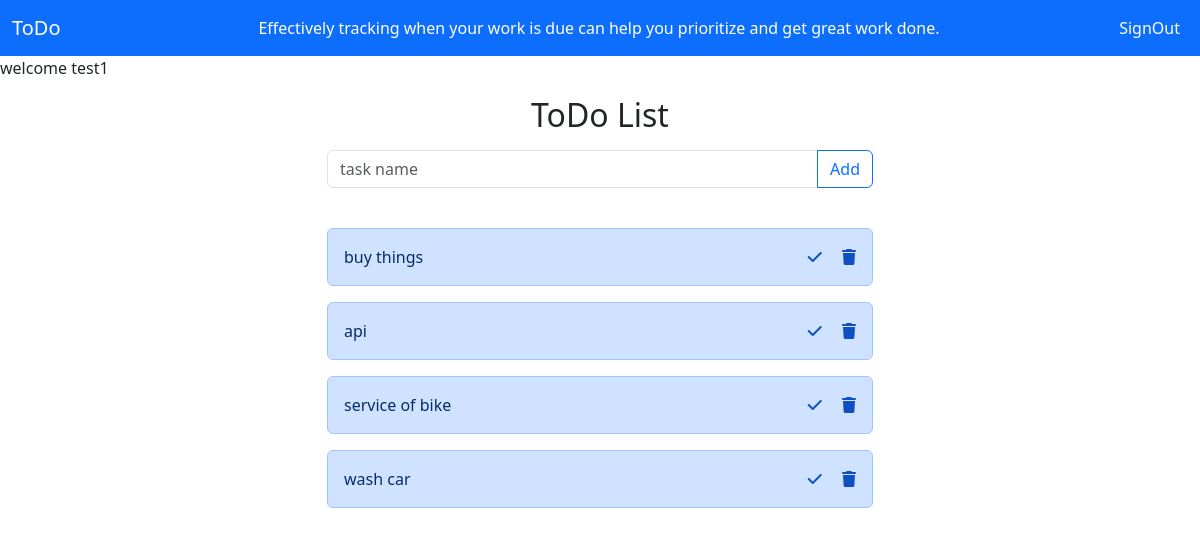
The app's page /index/ (signed in), older data.
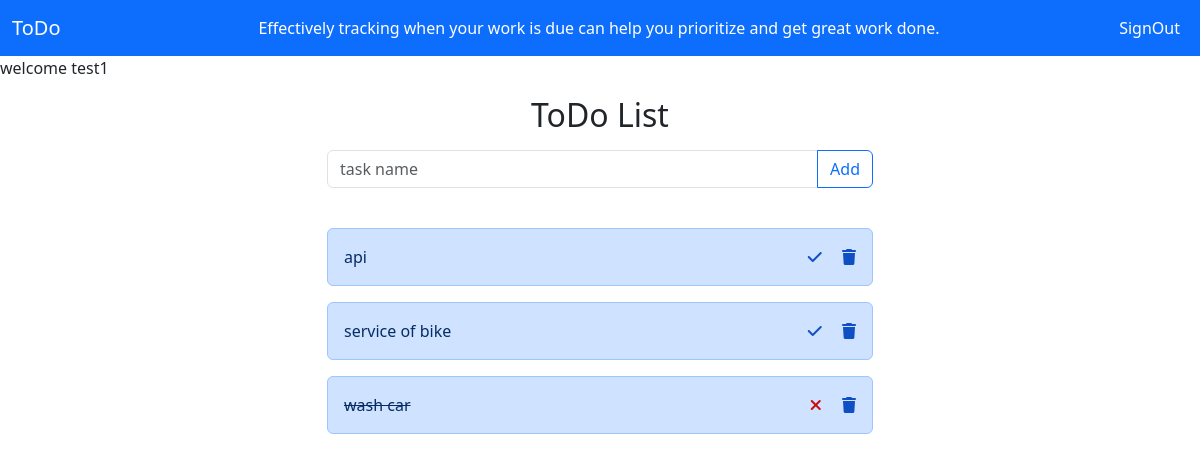
The same page, newer data.
### reminder/models.py (models this page shows, shortened)
class Todos(models.Model):
    name=models.CharField(max_length=200)
    date=models.DateTimeField(auto_now_add=True)
    user=models.ForeignKey(User,on_delete=models.CASCADE)
    status=models.BooleanField(default=False)

### reminder/views.py (the view, shortened to what this page needs)
# urls.py: path("index/",views.IndexView.as_view(),name="index"),
@method_decorator(signin_required,name="dispatch")
class IndexView(View):
    def get(self,request,*args,**kwargs):
        form=TodoForm()
        qs=Todos.objects.filter(user=request.user).order_by("status")
        return render(request,"index.html",{"form":form,"data":qs})

### reminder/forms.py
class TodoForm(forms.ModelForm):
    class Meta:
        model=Todos
        fields=["name"]

### reminder/views.py (called while the page is built)
def signin_required(fn):
    def wrapper(request,*args,**kwargs):
        if not request.user.is_authenticated:
            messages.error(request,"please signin to continue session")
            return redirect("signin")
        else:
            return fn(request,*args,**kwargs)
    return wrapper

### reminder/templates/index.html (shortened to what this page needs)
<!DOCTYPE html>
{%load static%}
<html lang="en">
<head>
    <link href="https://cdn.jsdelivr.net/npm/bootstrap@5.3.2/dist/css/bootstrap.min.css" rel="stylesheet">
    <link rel="stylesheet" href="https://cdnjs.cloudflare.com/ajax/libs/font-awesome/6.4.2/css/all.min.css" />
    <link rel="stylesheet" href="{%static 'css/style.css'%}">
</head>
<body class="bsimg">
    <nav class="navbar navbar-expand-lg bg-primary">
        <div class="container-fluid">
          <a class="navbar-brand text-white" href="#">ToDo</a>
          <div class="collapse navbar-collapse" id="navbarSupportedContent">
            <ul class="navbar-nav me-auto ms-auto mb-2 mb-lg-0">
              <li class="nav-item ms-5">
                <span class="text-white ms-5">Effectively tracking when your work is due can help you prioritize and get great work done.</span>
              </li>
            </ul>
            <ul class="navbar-nav ms-auto mb-2 mb-lg-0">
              <li class="nav-item">
                <a class="nav-link active text-white" href="{%url 'signout'%}">SignOut</a>
              </li>
            </ul>
          </div>
        </div>
      </nav>
      welcome {{request.user}}
    <div class="container">
        <div class="row">
            <div class="col-3"></div>
            <div class="col-6">
                <h2 class="text-center mt-3 mb-3">ToDo List</h2>
                <div class="mb-3">
                  <form action="" method="post">
                      <div class="input-group mb-3">
                        <input type="text" class="form-control" name="name" placeholder="task name" aria-label="Recipient's username" aria-describedby="button-addon2">
                        <button class="btn btn-outline-primary" type="submit" id="button-addon2">Add</button>
                      </div>
                  </form>
                </div>
            </div>
            <div class="col-3"></div>
        </div>
    </div>
    <div class="container">
      <div class="row">
        <div class="col-3"></div>
        <div class="col-6 mt-4">
          {%if data%}
            {%for d in data%}
            <div class="alert alert-primary d-flex" role="alert">
              <div class="me-auto">
                {%if d.status == True%}
                <span class="text-decoration-line-through">{{d.name}}</span>
                {%else%}
                <span>{{d.name}}</span>
                {%endif%}
              </div>
              <div class="ms-auto">
                {%if d.status == False%}
                <a href="{%url 'todo-change' d.id%}"><i class="fa-solid fa-check" style="color: #0e50c4;"></i></a>
                {%else%}
                <a href="{%url 'todo-change' d.id%}"><i class="fa-solid fa-xmark" style="color: #cb0b0b;"></i></a>
                {%endif%}
                <a href="{%url 'todo-delete' d.id%}" class="ms-3"><i class="fa-solid fa-trash" style="color: #0e50c4;"></i></a>
              </div>
            </div>
            {%endfor%}
          {%endif%}
        </div>
        <div class="col-3"></div>
      </div>
    </div>
</body>
</html>

Row changes from the older to the newer data that the page shows:
removed Todos: name "buy things", status False (drawn)
changed Todos "wash car": status False → True (drawn)
